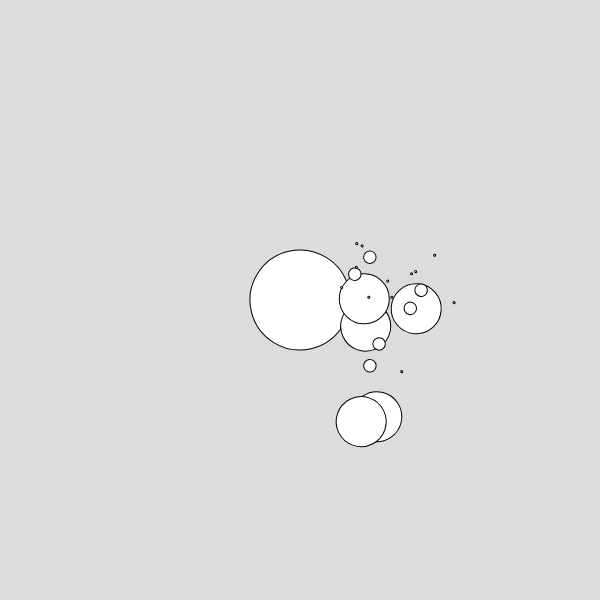
Frame 1 (no input)
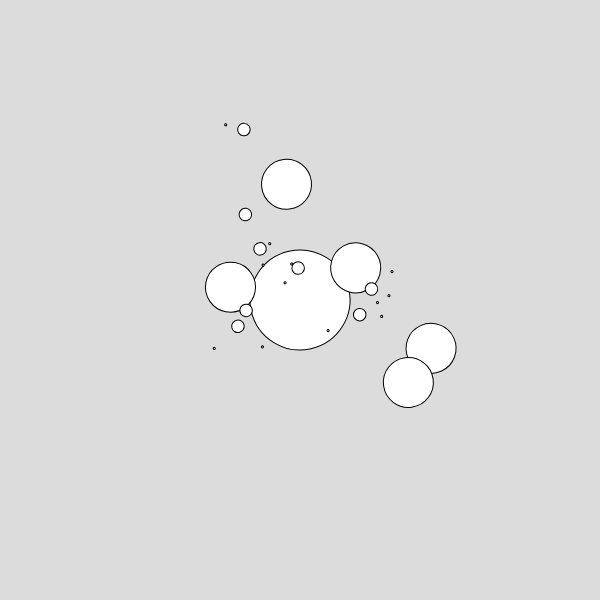
Frame 60 (no input)
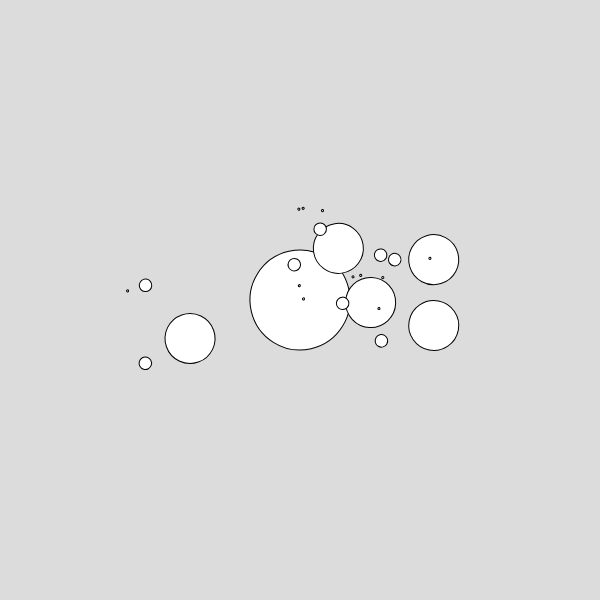
Frame 120 (the mouse pressed at the canvas centre since frame 60)

The p5.js sketch that drew these frames (run headless with seeded random() and noise() and a simulated clock; from frame 60 on, the mouse is pressed at the canvas centre):

// p5.js sketch
// ── sketch.js
let sun;
function setup() {
  createCanvas(600, 600);
  sun = new Planet(50, 0, 0, random(TWO_PI));
  sun.spawnMoons(5,1);
}

function draw() {
  background(220);
  translate(width/2, height/2);
  sun.show();
  sun.orbit();
}
// ── Planet.js
class Planet{
  constructor(r, d, os, a){
    this.radius = r;
    this.distance = d;
    this.angle = a;
    this.planets = [];
    this.orbitSpeed = os;
  }
  
  spawnMoons(total, level){
    let curLevel = level;
    for(let i=0;i<total;i++){
      let r = this.radius / (level * 2);
      let d = random(50, 150);
      let os = random(-0.1, 0.1);
      let a = random(0, TWO_PI);
      this.planets.push(new Planet(r, d/level, os, a));
      if(curLevel<3){
        let num = Math.floor(random(0,4));
        this.planets[i].spawnMoons(num, level+1);
      }
    }
  }
  
  orbit(){
    this.angle += this.orbitSpeed;
    for(let i=0; i<this.planets.length; i++){
      this.planets[i].orbit();
    }
  }
  
  show(){
    push();
    rotate(this.angle);
    translate(this.distance,0);
    
    fill(255);
    ellipse(0, 0, this.radius * 2, this.radius*2);
    
    
    
    for (let i in this.planets) {
      this.planets[i].show();
    }
    
    pop();
    
  }
  
  
  
}
